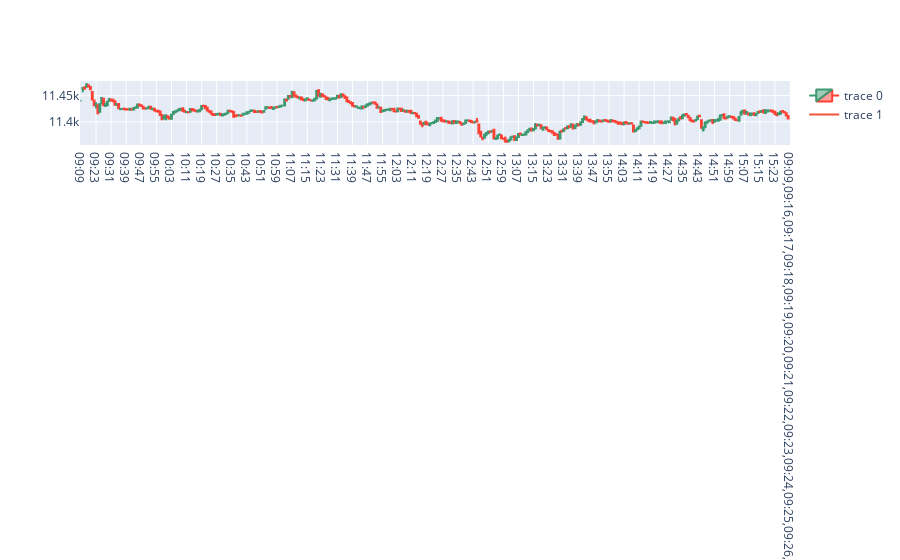

Notebook code for this chart:
### Code cell
fig.add_traces(
        go.Line(
            x=[sample['Time']],
            y= [sample['rm30']] ,
#             mode="markers+text",
#             marker=mkr,
    #         text = 'important',
    #         textposition = 'middle right'

        )
    )

### Figure 1 — Plotly figure (JSON) as saved in the notebook; plotly's stock layout.template omitted (floating-point values rounded to 4 significant figures; data arrays with more than 128 entries replaced by an {"elided": "..."} marker saying what was removed)
{"data": [{"close": {"elided": "376 float values"}, "high": {"elided": "376 float values"}, "low": {"elided": "376 float values"}, "open": {"elided": "376 float values"}, "type": "candlestick", "x": {"elided": "376 str values"}}, {"type": "scatter", "x": {"elided": "1x376 str values"}, "y": {"elided": "1x376 float values"}}], "layout": {}}
